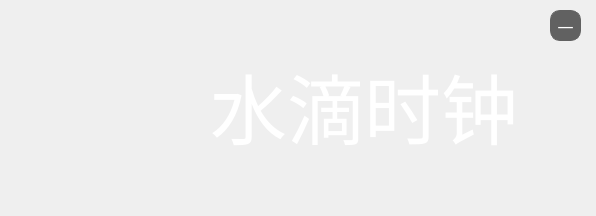
<?xml version="1.0" encoding="UTF-8"?>
<ui version="4.0">
 <class>StartWindow</class>
 <widget class="QDialog" name="StartWindow">
  <property name="geometry">
   <rect>
    <x>0</x>
    <y>0</y>
    <width>596</width>
    <height>216</height>
   </rect>
  </property>
  <property name="windowTitle">
   <string>StartWindow</string>
  </property>
  <property name="windowIcon">
   <iconset>
    <selectedon>res/PS.ico</selectedon>
   </iconset>
  </property>
  <widget class="QLabel" name="label">
   <property name="geometry">
    <rect>
     <x>210</x>
     <y>50</y>
     <width>401</width>
     <height>111</height>
    </rect>
   </property>
   <property name="font">
    <font>
     <family>幼圆</family>
     <pointsize>58</pointsize>
     <weight>50</weight>
     <bold>false</bold>
    </font>
   </property>
   <property name="styleSheet">
    <string notr="true">color:white;
</string>
   </property>
   <property name="text">
    <string notr="true">水滴时钟</string>
   </property>
  </widget>
  <widget class="QPushButton" name="btndef">
   <property name="geometry">
    <rect>
     <x>550</x>
     <y>10</y>
     <width>31</width>
     <height>31</height>
    </rect>
   </property>
   <property name="font">
    <font>
     <family>Microsoft YaHei</family>
     <pointsize>12</pointsize>
    </font>
   </property>
   <property name="cursor">
    <cursorShape>PointingHandCursor</cursorShape>
   </property>
   <property name="toolTip">
    <string>最小化</string>
   </property>
   <property name="styleSheet">
    <string notr="true">QPushButton
{border-radius:10px;
border: 1px solid rgb(97, 97,97);
background-color:rgb(97, 97,97);
color:white;
}
QPushButton::pressed
{
background-color:rgb(205, 205, 205);
border: 1px solid rgb(97, 97,97);
}

</string>
   </property>
   <property name="text">
    <string>—</string>
   </property>
  </widget>
  <widget class="QLabel" name="label_2">
   <property name="geometry">
    <rect>
     <x>30</x>
     <y>40</y>
     <width>131</width>
     <height>131</height>
    </rect>
   </property>
   <property name="font">
    <font>
     <family>幼圆</family>
     <pointsize>60</pointsize>
     <weight>50</weight>
     <bold>false</bold>
    </font>
   </property>
   <property name="styleSheet">
    <string notr="true">background-image:url(:/logo/res/PS.ico);</string>
   </property>
   <property name="text">
    <string/>
   </property>
  </widget>
  <widget class="QLabel" name="labMovie">
   <property name="geometry">
    <rect>
     <x>30</x>
     <y>190</y>
     <width>0</width>
     <height>12</height>
    </rect>
   </property>
   <property name="styleSheet">
    <string notr="true">
border-radius:6px;
border: 1px solid rgb(97, 97,97);
background-color:white;
color:white;


</string>
   </property>
   <property name="text">
    <string/>
   </property>
  </widget>
 </widget>
 <resources/>
 <connections/>
</ui>
